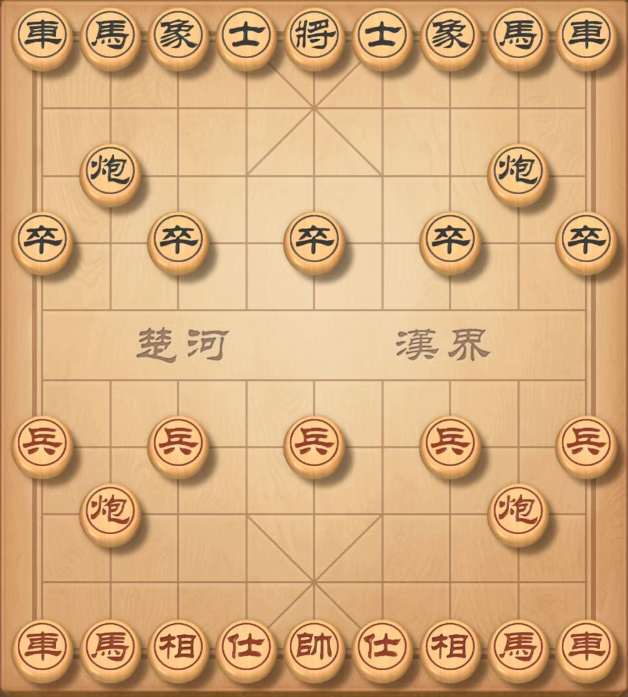
#> input picture XiangqiCoach/Resources/board-template-red.png, 1256 x 1393 px (shown at 1/2 size); its folder holds 2 pictures in this run
$ python measure-recognizer.py
#> lines starting #> are read from the running program, lines starting #| are printed output that depends on the picture
from pathlib import Path
from PIL import Image,ImageFilter
import numpy as np,io,json
root=Path(__file__).resolve().parents[1]
imgs=[Image.open(root/'XiangqiCoach/Resources'/f'board-template-{s}.png').convert('RGB') for s in ['red','black']]
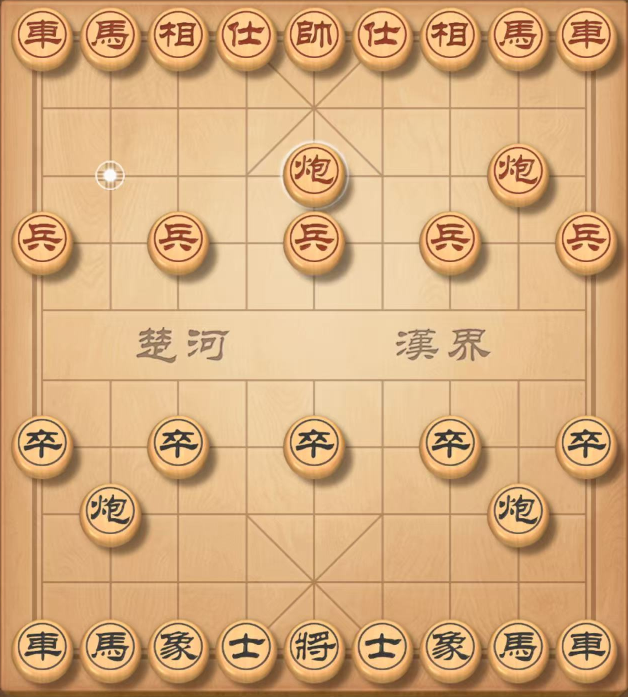
#> input picture XiangqiCoach/Resources/board-template-black.png, 1256 x 1393 px (shown at 1/2 size)
#> imgs = 2 items
labels=list('rheakaehr'+'.........'+'.c.....c.'+'p.p.p.p.p'+'.........'+'.........'+'P.P.P.P.P'+'.C.....C.'+'.........'+'RHEAKAEHR')
labels2=labels.copy();labels2[7*9+4]=labels2[7*9+7];labels2[7*9+7]='.';labels2=labels2[::-1]
labs=np.array(labels+labels2)
rect=(84,80,1088,1220)
def cells(im,rect):
#> called with rect = (84, 80, 1088, 1220)
 x,y,w,h=rect;size=min(w/8,h/9)*.84;out=[]
 for r in range(10):
  for c in range(9):
   cx=x+c*w/8;cy=y+r*h/9
   q=(int(np.floor(cx-size/2)),int(np.floor(cy-size/2)),int(np.ceil(cx+size/2)),int(np.ceil(cy+size/2)))
   out.append(np.asarray(im.crop(q).resize((32,32),Image.Resampling.BILINEAR),dtype=np.float32))
#> im is the input picture: PIL image 1256x1393 RGB; mean R, G, B 215, 172.6, 125.5
#> after the loop, out = 90 items
 return np.array(out)
base=np.concatenate([cells(i,rect) for i in imgs]);flat=base.reshape(180,-1)
#> in cells, im is the input picture: PIL image 1256x1393 RGB; mean R, G, B 215, 172.6, 125.5
#> after `flat = base.reshape(180, -1)`:
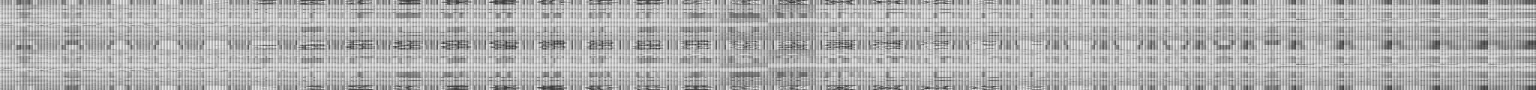
#> flat: shape (180, 3072) float32 (shown at 1/2 size); min 26, max 255, mean 174.9
def detail(a,ls):
 d=np.abs(a.reshape(90,1,-1)-flat[None,:,:]).mean(2);best=d.argmin(1); dist=d[np.arange(90),best]
 errs=[(i,str(ls[i]),str(labs[b]),float(dist[i])) for i,b in enumerate(best) if labs[b]!=ls[i]]
 lum=a.mean(3); sharp=(np.abs(np.diff(lum,axis=1)).mean((1,2))+np.abs(np.diff(lum,axis=2)).mean((1,2)))/2
 return dist,sharp,errs
records=[]
for idx,im in enumerate(imgs):
 for height,q in [(720,.35),(720,.5),(720,.7),(900,.5),(1080,.7)]:
  scale=height/2781; canvas=Image.new('RGB',(1280,2781),(45,45,45));canvas.paste(im,(12,722));canvas=canvas.resize((round(1280*scale),height),Image.Resampling.BILINEAR)
#> after `canvas = Image.new('RGB', (1280, 2781), (45, 45, 45))`: canvas: PIL image 1280x2781 RGB; every value is 45
#> after `canvas.paste(im, (12, 722))`:
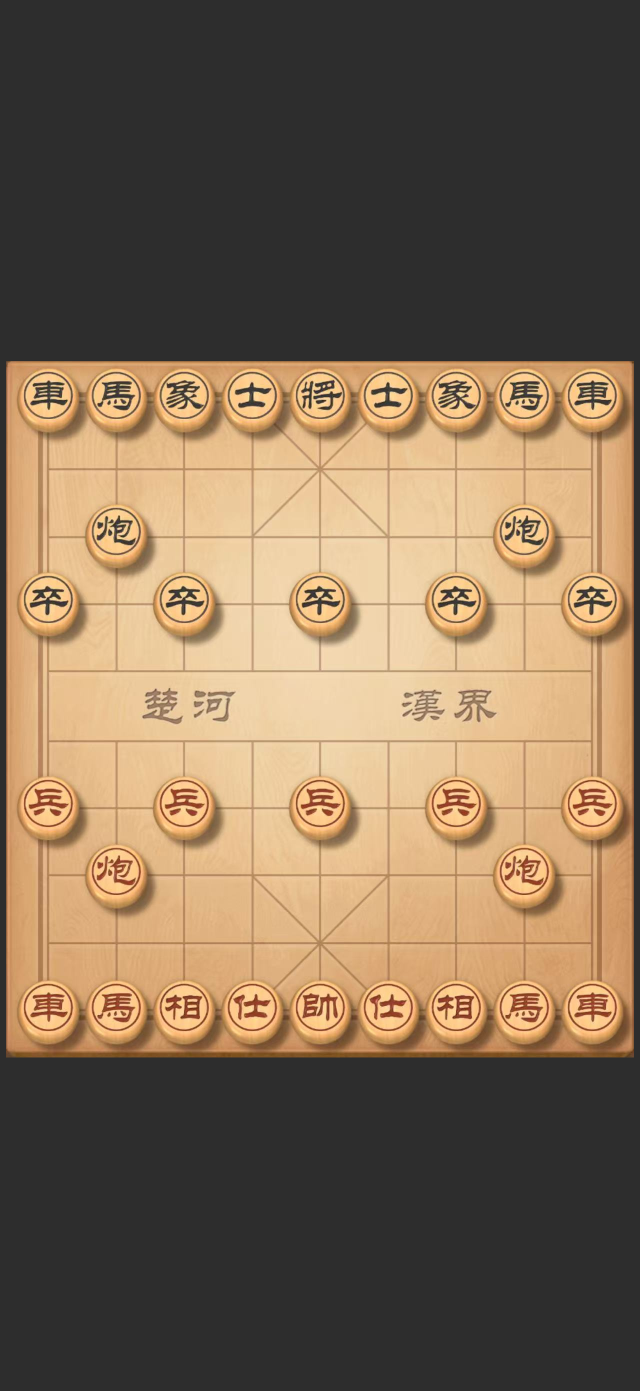
#> canvas: PIL image 1280x2781 RGB (shown at 1/2 size); mean R, G, B 128.5, 107.7, 84.5
#> after `canvas = canvas.resize((round(1280 * scale), height), Image.Resampling`:
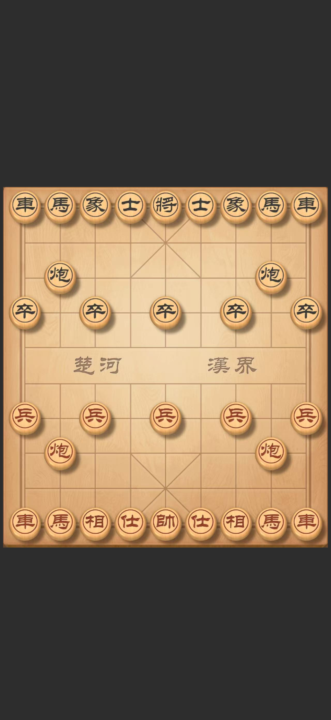
#> canvas: PIL image 331x720 RGB; mean R, G, B 128.5, 107.7, 84.5
  for blur in [0,.6,1,1.5,2]:
   test=canvas.filter(ImageFilter.GaussianBlur(blur)) if blur else canvas
   data=io.BytesIO();test.save(data,format='JPEG',quality=round(q*100));test=Image.open(io.BytesIO(data.getvalue()))
   a=cells(test,(96*test.width/1280,802*height/2781,1088*test.width/1280,1220*height/2781));d,sp,err=detail(a,np.array([labels,labels2][idx]));piece=np.array([labels,labels2][idx])!='.'
#> in detail, `d = np.abs(a.reshape(90, 1, -1) - flat[None, :, :]).mean(2)`:
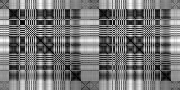
#> d: shape (90, 180) float32; min 2.32, max 57.71, mean 27.9; drawn with min black and max white
#> in detail, `best = d.argmin(1)`: best = 90 values, max 169 at index 79, min 0 at index 0, mean 61.41
#> in detail, `dist = d[np.arange(90), best]`: dist = 90 values, max 19.4 at index 4, min 2.32 at index 52, mean 7.39
#> in detail, `errs=[(i,str(ls[i]),str(labs[b]),float(dist[i])) for i,b in enumerate(..`: errs = []
#> in detail, `sharp = (np.abs(np.diff(lum, axis=1)).mean((1, 2)) + np.abs(np.diff(lu`: sharp = 90 values, max 18.01 at index 4, min 1.76 at index 78, mean 7.66
#> after `d, sp, err = detail(a, np.array([labels, labels2][idx]))`: d has the same summary as dist in detail; sp has the same summary as sharp in detail; err = []
   print(idx,height,q,blur,'dist',round(d.mean(),2),round(d.max(),2),'piece sharp min',round(sp[piece].min(),2),'mean',round(sp[piece].mean(),2),'errors',err[:8])
#| 0 720 0.35 0 dist 7.39 19.4 piece sharp min 13.86 mean 15.91 errors []
   for i in range(90):records.append(dict(image=idx,height=height,quality=q,blur=blur,label=[labels,labels2][idx][i],distance=float(d[i]),sharpness=float(sp[i])))
#> after the loop, records = 90 items
(root/'scripts/recognizer-measurements.json').write_text(json.dumps(records))
